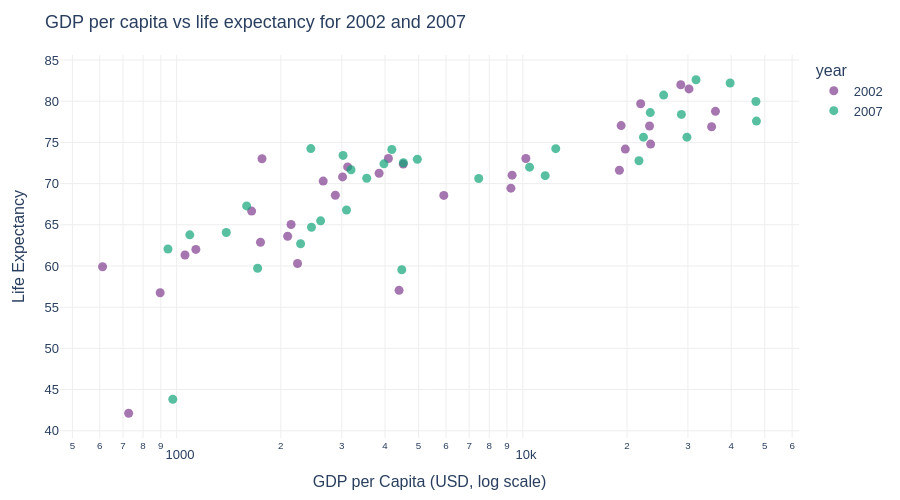

Write notebook code for a chart like this one.
### Markdown cell above
## Task 1 — Scatter: life expectancy change over time

**What to build:** A scatter showing **GDP per capita vs life expectancy** for **two years** (2000 and 2007) to show how both moved — use **colour for year** (just 2 colours), **one continent only**.

Choose any continent except Africa (that was the example). Highlight the change direction.

> 💡 Filter: `df.loc[df['continent'] == 'YOUR_CHOICE']` then filter years

### Code cell
# Task 1
# YOUR CODE HERE

Continent = random.choice(list(df["continent"].drop_duplicates()))
Continent = "Asia"
Years = [2002,2007]
df1 = df.loc[df['continent'] == Continent]
df2 = df1[df1["year"].isin(Years)]
df2["year"] = df2["year"].astype("str")



fig = px.scatter(
    data_frame=df2, x='gdpPercap', y='lifeExp',
    color='year',                     
    hover_name='country',                 
    log_x=True,                             # log scale: wealth is non-linear
    labels={'gdpPercap': 'GDP per Capita (USD, log scale)',
            'lifeExp': 'Life Expectancy',
            'continent': ''},
    color_discrete_sequence=px.colors.qualitative.Bold
)
fig.update_layout(
    title='GDP per capita vs life expectancy for 2002 and 2007',
    plot_bgcolor='white', paper_bgcolor='white',
    font=dict(family='Arial', size=13),
    yaxis=dict(gridcolor='#EEEEEE'),
    xaxis=dict(showgrid=True, gridcolor='#EEEEEE'),
    margin=dict(l=60, r=40, t=55, b=40), height=500
)
fig.update_traces(marker=dict(size=9, opacity=0.7))
fig.show()

### Figure 1 — Plotly figure (JSON) as saved in the notebook; plotly's stock layout.template omitted (floating-point values rounded to 4 significant figures)
{"data": [{"hovertemplate": "<b>%{hovertext}</b><br><br>year=2002<br>GDP per Capita (USD, log scale)=%{x}<br>Life Expectancy=%{y}<extra></extra>", "hovertext": ["Afghanistan", "Bahrain", "Bangladesh", "Cambodia", "China", "Hong Kong, China", "India", "Indonesia", "Iran", "Iraq", "Israel", "Japan", "Jordan", "Korea, Dem. Rep.", "Korea, Rep.", "Kuwait", "Lebanon", "Malaysia", "Mongolia", "Myanmar", "Nepal", "Oman", "Pakistan", "Philippines", "Saudi Arabia", "Singapore", "Sri Lanka", "Syria", "Taiwan", "Thailand", "Vietnam", "West Bank and Gaza", "Yemen, Rep."], "legendgroup": "2002", "marker": {"color": "rgb(127, 60, 141)", "opacity": 0.7, "size": 9, "symbol": "circle"}, "mode": "markers", "name": "2002", "orientation": "v", "showlegend": true, "type": "scatter", "x": [726.7, 23400.0, 1136.0, 896.2, 3119.0, 30210.0, 1747.0, 2874.0, 9241.0, 4391.0, 21910.0, 28600.0, 3845.0, 1647.0, 19230.0, 35110.0, 9314.0, 10210.0, 2141.0, 611.0, 1057.0, 19770.0, 2093.0, 2651.0, 19010.0, 36020.0, 3015.0, 4091.0, 23240.0, 5913.0, 1764.0, 4515.0, 2235.0], "xaxis": "x", "y": [42.13, 74.8, 62.01, 56.75, 72.03, 81.5, 62.88, 68.59, 69.45, 57.05, 79.7, 82.0, 71.26, 66.66, 77.05, 76.9, 71.03, 73.04, 65.03, 59.91, 61.34, 74.19, 63.61, 70.3, 71.63, 78.77, 70.81, 73.05, 76.99, 68.56, 73.02, 72.37, 60.31], "yaxis": "y"}, {"hovertemplate": "<b>%{hovertext}</b><br><br>year=2007<br>GDP per Capita (USD, log scale)=%{x}<br>Life Expectancy=%{y}<extra></extra>", "hovertext": ["Afghanistan", "Bahrain", "Bangladesh", "Cambodia", "China", "Hong Kong, China", "India", "Indonesia", "Iran", "Iraq", "Israel", "Japan", "Jordan", "Korea, Dem. Rep.", "Korea, Rep.", "Kuwait", "Lebanon", "Malaysia", "Mongolia", "Myanmar", "Nepal", "Oman", "Pakistan", "Philippines", "Saudi Arabia", "Singapore", "Sri Lanka", "Syria", "Taiwan", "Thailand", "Vietnam", "West Bank and Gaza", "Yemen, Rep."], "legendgroup": "2007", "marker": {"color": "rgb(17, 165, 121)", "opacity": 0.7, "size": 9, "symbol": "circle"}, "mode": "markers", "name": "2007", "orientation": "v", "showlegend": true, "type": "scatter", "x": [974.6, 29800.0, 1391.0, 1714.0, 4959.0, 39720.0, 2452.0, 3541.0, 11610.0, 4471.0, 25520.0, 31660.0, 4519.0, 1593.0, 23350.0, 47310.0, 10460.0, 12450.0, 3096.0, 944.0, 1091.0, 22320.0, 2606.0, 3190.0, 21650.0, 47140.0, 3970.0, 4185.0, 28720.0, 7458.0, 2442.0, 3025.0, 2281.0], "xaxis": "x", "y": [43.83, 75.64, 64.06, 59.72, 72.96, 82.21, 64.7, 70.65, 70.96, 59.55, 80.75, 82.6, 72.53, 67.3, 78.62, 77.59, 71.99, 74.24, 66.8, 62.07, 63.78, 75.64, 65.48, 71.69, 72.78, 79.97, 72.4, 74.14, 78.4, 70.62, 74.25, 73.42, 62.7], "yaxis": "y"}], "layout": {"font": {"family": "Arial", "size": 13}, "height": 500, "legend": {"title": {"text": "year"}, "tracegroupgap": 0}, "margin": {"b": 40, "l": 60, "r": 40, "t": 55}, "paper_bgcolor": "white", "plot_bgcolor": "white", "title": {"text": "GDP per capita vs life expectancy for 2002 and 2007"}, "xaxis": {"anchor": "y", "domain": [0, 1], "gridcolor": "#EEEEEE", "showgrid": true, "title": {"text": "GDP per Capita (USD, log scale)"}, "type": "log"}, "yaxis": {"anchor": "x", "domain": [0, 1], "gridcolor": "#EEEEEE", "title": {"text": "Life Expectancy"}}}}
